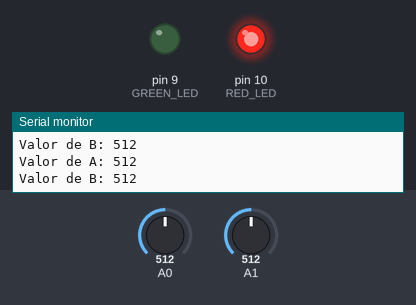
The sketch below on a simulated Arduino Uno, built with avr-gcc and run on an emulated ATmega328P. On the bench: output pins drawn as LEDs (lit = HIGH), the last lines printed to the serial monitor. The inputs (shaded band) are chosen by the test bench; at power-on: A1 = 512, A0 = 512.

Above: at 1.8 s.
1.9 s: A1 set to 684
3.4 s: A1 set to 707
At 5.1 s:
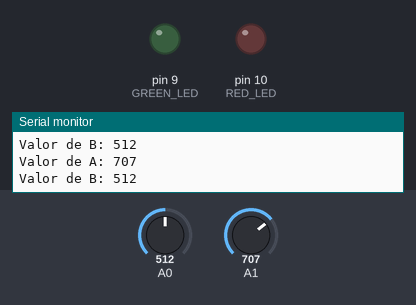
5.5 s: A0 set to 422
7.2 s: A0 set to 392
At 8.3 s:
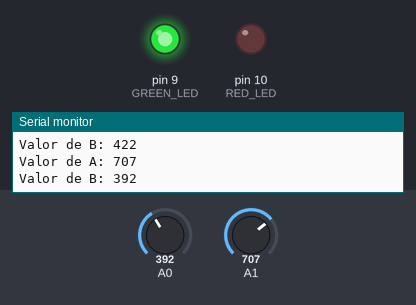
9.5 s: A0 set to 511
At 11.0 s:
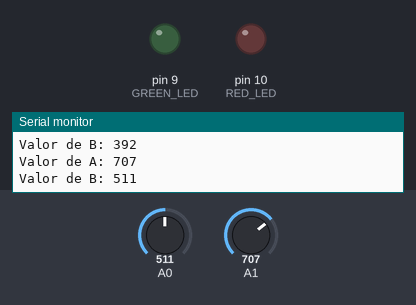
11.5 s: A0 set to 306
At 12.6 s:
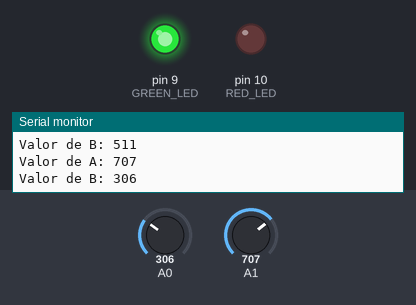
Timing chart, 0 to 14.5 s (numbered marks = the images above; inputs shaded):
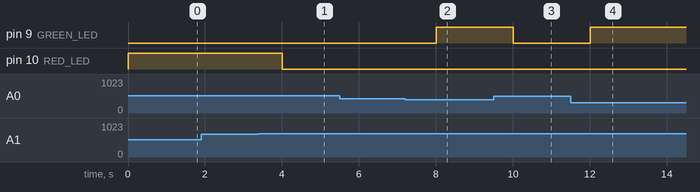

Measured:
- the behaviour switches between 691 and 692 on A1 (found by bisection; images 0 and 1)
- the behaviour switches between 407 and 406 on A0 (found by bisection; images 1 and 2)
- after the input at 3.4 s, pin 10 (RED_LED): HIGH → LOW after 0.60 s
- after the input at 7.2 s, pin 9 (GREEN_LED): LOW → HIGH after 0.81 s
- after the input at 9.5 s, pin 9 (GREEN_LED): HIGH → LOW after 0.51 s
- after the input at 11.5 s, pin 9 (GREEN_LED): LOW → HIGH after 0.51 s

The sketch:

quest1.ino
```cpp
#define RED_LED 10
#define GREEN_LED 9

#define DELTA_MAIOR 300
#define DELTA_MENOR 180

uint16_t A;
uint16_t B;

void setup()
{
  pinMode(RED_LED, OUTPUT);
  pinMode(GREEN_LED, OUTPUT);

  Serial.begin (9600);
}

void loop()
{
    A = analogRead(A1);
    B = analogRead(A0);

    if ((A >= (B + DELTA_MENOR)) && (A <= (B + DELTA_MAIOR))){
        digitalWrite(GREEN_LED, LOW);
        digitalWrite(RED_LED, LOW);
    }

    else if (A > (B + DELTA_MAIOR)){
        digitalWrite(GREEN_LED, HIGH);
        digitalWrite(RED_LED, LOW);
    }
    else if (A < (B + DELTA_MENOR)){
        digitalWrite(GREEN_LED, LOW);
        digitalWrite(RED_LED, HIGH);
    }

    Serial.print("Valor de A: ");
    Serial.println(A);
    Serial.print("Valor de B: ");
    Serial.println(B);
    delay(1000);

}
```
